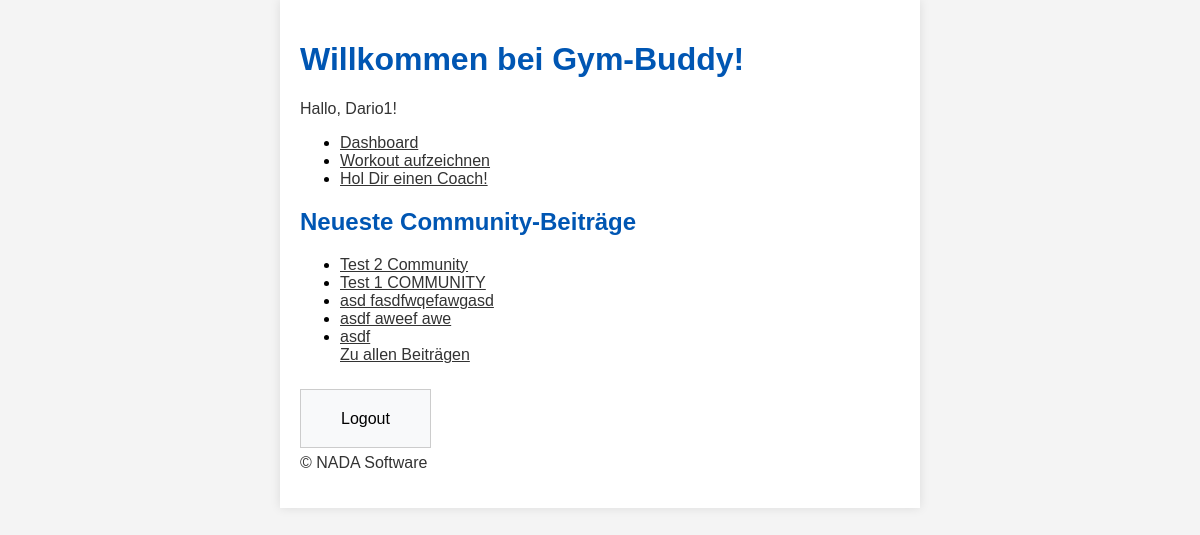
Page / (signed in) on the earlier database version.
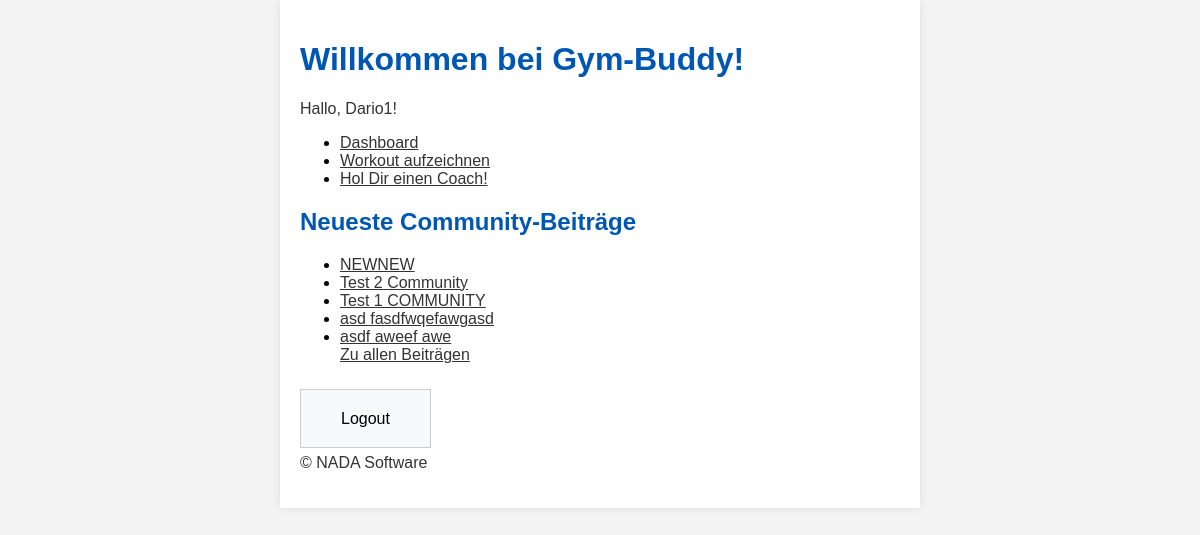
Same page on the later database version.
### blog/models.py (models this page shows, shortened)
class Article(models.Model):
    title = models.CharField(
        max_length=_TITLE_MAX_LENGTH,
        validators=[
            MinLengthValidator(
                _TITLE_MIN_LENGTH,
                message=f"Titel ist zu kurz (min. {_TITLE_MIN_LENGTH} Zeichen).",
            ),
        ],
    )
    content = models.TextField(
        validators=[
            MinLengthValidator(
                _CONTENT_MIN_LENGTH,
                message=f"Inhalt ist zu kurz (min. {_CONTENT_MIN_LENGTH} Zeichen).",
            ),
            MaxLengthValidator(
                _CONTENT_MAX_LENGTH,
                message=f"Inhalt ist zu lang (max. {_CONTENT_MAX_LENGTH} Zeichen).",
            ),
        ]
    )
    created_at = models.DateTimeField(auto_now_add=True)

### blog/views.py (the view)
# urls.py: path("", views.article_list, name="article_list"),
def article_list(request):
    articles = Article.objects.all().order_by('-id')[:5]
    is_admin = request.user.is_authenticated and request.user.groups.filter(name="Admin").exists()
    return render(request, "article_list.html", {"articles": articles, "is_admin": is_admin})

### blog/templates/article_list.html (shortened to what this page needs)
{% load static %}
<!DOCTYPE html>
<html>
<head>
    <link rel="stylesheet" href="{% static 'style.css' %}">
</head>
<body>
    <div class="container">
        <h1>Willkommen bei Gym-Buddy!</h1>
        {% if user.is_authenticated %}
            <p>Hallo, {{ user.username }}!</p>
        <nav>
            <ul>
                    <li><a href="{% url 'dashboard' %}">Dashboard</a></li>
                    <li><a href="{% url 'workout_create' %}">Workout aufzeichnen</a></li>
                    <li><a href="{% url 'all_coach' %}">Hol Dir einen Coach!</a></li>
            </ul>
        </nav>
            <h2>Neueste Community-Beiträge</h2>
            <ul>
                {% for article in articles %}
                    <li>
                        <a href="{% url 'article_detail' article.pk %}">{{ article.title }}</a>
                    </li>
                {% empty %}
                    <p>Keine Artikel verfügbar.</p>
                {% endfor %}
            <a href="{% url 'all_community' %}">Zu allen Beiträgen</a>
            </ul>
            <form method="post" action="{% url 'logout' %}" style="display: inline;">
                <button type="submit" style="background: none; border: none; color: inherit; cursor: pointer; margin-top: 20px;">
                    Logout
                </button>
            </form>
        {% else %}
            <p>Welcome! Bitte <a href="{% url 'login' %}">logge dich ein</a> oder <a href="{% url 'register' %}">registriere dich</a>, um alle Funktionen zu nutzen.</p>
        {% endif %}
        <footer>
            <p>&copy; NADA Software</p>
        </footer>
    </div>
</body>
</html>

Differences in the rows shown:
no longer on this page (row unchanged): Article: title "asdf"
added Article: title "NEWNEW"
